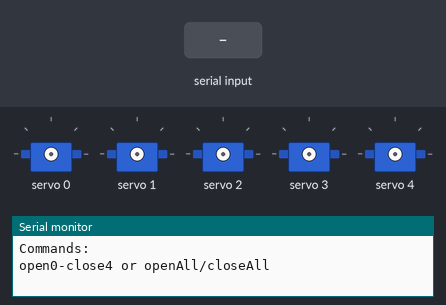
A sketch run on a simulated Arduino Uno, built with avr-gcc and run on an emulated ATmega328P. Parts: 5 × servo, the last lines printed to the serial monitor. Inputs (shaded band) come from the test bench.

Above: at 1.2 s.
1.3 s: "openAll\n" received over Serial
2.8 s: "closeAll\n" received over Serial
At 3.1 s:
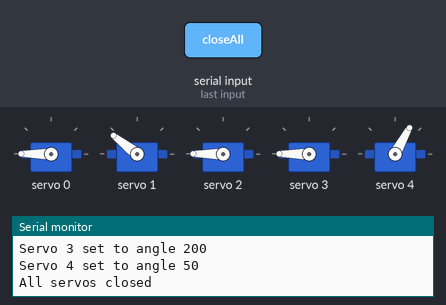
Timing chart, 0 to 5.8 s (numbered marks = the images above; inputs shaded):
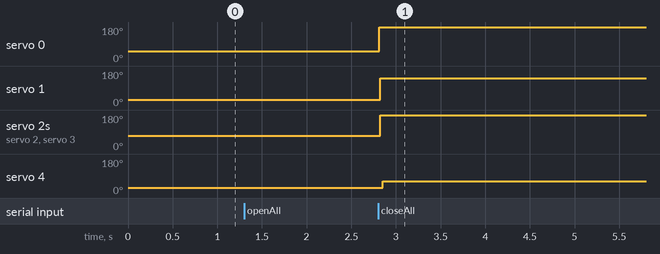

Measured:
- after the input at 2.8 s, servo 0: 52° → 180° at once; servo 1: 27° → 142° at once; servo 2, servo 3: 69° → 180° at once; servo 4: 27° → 61° after 0.05 s

The sketch:

5_Fingers_openClose.ino
```cpp
#include <Wire.h>
#include <Adafruit_PWMServoDriver.h>

Adafruit_PWMServoDriver pwm = Adafruit_PWMServoDriver();

// Servo channels
#define NUM_SERVOS 5
uint8_t servoChannels[NUM_SERVOS] = {0, 1, 2, 3, 4};

// Open and close angles for each servo
uint16_t servoOpenAngle[NUM_SERVOS]  = {40, 10, 60, 60, 10};
uint16_t servoCloseAngle[NUM_SERVOS] = {220, 145, 220, 200, 50};

// PCA9685 min/max pulse values
#define SERVOMIN 150  // ~0 degrees
#define SERVOMAX 600  // ~180 degrees

void setup() {
  Serial.begin(9600);
  pwm.begin();
  pwm.setPWMFreq(50);
  delay(10);

  Serial.println("Commands:");
  Serial.println("open0-close4 or openAll/closeAll");
}

void loop() {
  if (Serial.available() > 0) {
    String input = Serial.readStringUntil('\n');
    input.trim();  // remove whitespace

    // Individual servo commands
    for (int i = 0; i < NUM_SERVOS; i++) {
      if (input.equalsIgnoreCase("open" + String(i))) {
        setServoAngle(servoChannels[i], servoOpenAngle[i]);
        Serial.print("Servo "); Serial.print(i); Serial.println(" opened");
      } else if (input.equalsIgnoreCase("close" + String(i))) {
        setServoAngle(servoChannels[i], servoCloseAngle[i]);
        Serial.print("Servo "); Serial.print(i); Serial.println(" closed");
      }
    }

    // All servos commands
    if (input.equalsIgnoreCase("openAll")) {
      for (int i = 0; i < NUM_SERVOS; i++) setServoAngle(servoChannels[i], servoOpenAngle[i]);
      Serial.println("All servos opened");
    } else if (input.equalsIgnoreCase("closeAll")) {
      for (int i = 0; i < NUM_SERVOS; i++) setServoAngle(servoChannels[i], servoCloseAngle[i]);
      Serial.println("All servos closed");
    }
  }
}

// Convert angle to PWM and move servo
void setServoAngle(uint8_t channel, uint16_t angle) {
  angle = constrain(angle, 0, 250); // allow up to 250° since some angles exceed 180
  uint16_t pulse = map(angle, 0, 250, SERVOMIN, SERVOMAX);
  pwm.setPWM(channel, 0, pulse);
  Serial.print("Servo ");
  Serial.print(channel);
  Serial.print(" set to angle ");
  Serial.println(angle);
}
```
